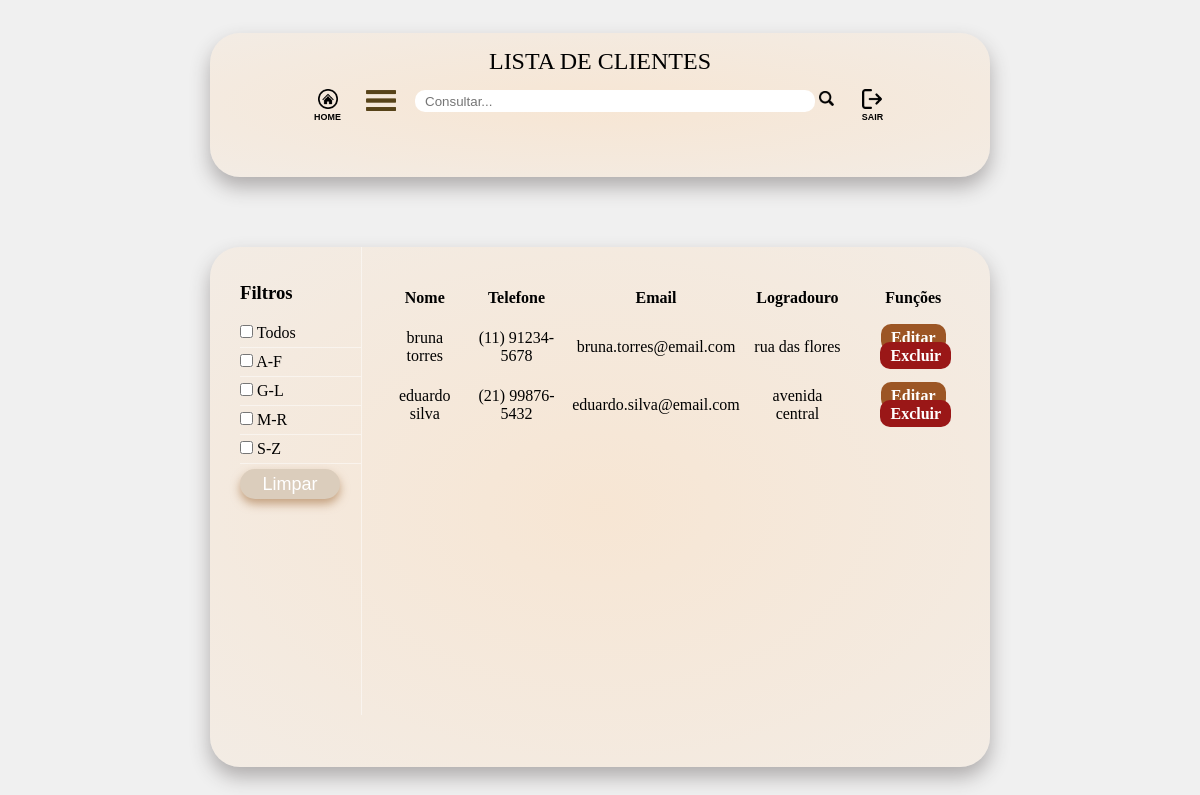
/listar_clientes.php, run on the app's committed database.
### tables this page shows
CREATE TABLE `clientes` (
  `id` int(11) NOT NULL,
  `nome` varchar(100) NOT NULL,
  `email` varchar(100) NOT NULL,
  `telefone` varchar(20) DEFAULT NULL,
  `logradouro` varchar(255) DEFAULT NULL,
  `numero` varchar(10) DEFAULT NULL,
  `complemento` varchar(100) DEFAULT NULL,
  `municipio` varchar(100) DEFAULT NULL,
  `uf` char(2) DEFAULT NULL,
  `cep` varchar(9) DEFAULT NULL
);

### listar_clientes.php (the view, shortened to what this page needs)
<?php
require_once('conexao.php');
$limite_por_pagina = 10;
$pagina_atual = isset($_GET['pagina']) ? (int)$_GET['pagina'] : 1;
$offset = ($pagina_atual - 1) * $limite_por_pagina;
$sql = "SELECT
            id,
            nome,
            telefone,
            email,
            logradouro,
            numero,
            complemento,
            municipio,
            uf,
            cep
        FROM
            clientes
        ORDER BY
            nome ASC
        LIMIT $limite_por_pagina OFFSET $offset";
$resultado = $conexao->query($sql);
?>
<!DOCTYPE html>
<html lang="pt-br">
<head>
    <link rel="stylesheet" href="CSS/nav_bar.css">
    <link rel="stylesheet" href="CSS/listar_clientes.css">
</head>
<body>
    <nav>
        <h1>LISTA DE CLIENTES</h1>
          <div class="menu">
            <button class="home"><a href="index.php"><img src="imagens/voltar.png"><h6>HOME</h6></a></button>
            <ul>
              <li class="menu-icon"><img src="imagens/332-3321096_mobile-menu-brown-menu-icon-png.png" alt="">
              </li>
          </ul>
            <button class="search"><input type="search" placeholder="Consultar..."> <img src="imagens/search-icon-png-21.png"></button>
            <button class="user"><a href="login.php"><img src="imagens/logout-icon-2048x2048-libuexip.png"><h6>SAIR</h6></a></button>
        </div>
    </nav>
    <div class="container">
        <div class="content">
            <aside class="filter-menu">
                <h3>Filtros</h3>
                <div class="filter-group">
                    <label><input type="checkbox" name="nome" value="todos"> Todos</label>
                    <label><input type="checkbox" name="nome" value="a-f"> A-F</label>
                    <label><input type="checkbox" name="nome" value="g-l"> G-L</label>
                    <label><input type="checkbox" name="nome" value="m-r"> M-R</label>
                    <label><input type="checkbox" name="nome" value="s-z"> S-Z</label>
                </div>
                <button onclick="cleanFilters()">Limpar</button>
            </aside>
            <div class="listagemDireita">
                <table class="tableProdutos">
                    <thead>
                        <tr>
                            <th scope="col">Nome</th>
                            <th scope="col">Telefone</th>
                            <th scope="col">Email</th>
                            <th scope="col">Logradouro</th>
                            <th scope="col">Funções</th>
                        </tr>
                    </thead>
                    <tbody>
                        <?php
                            if ($resultado->num_rows > 0) {
                                while($user_data = mysqli_fetch_assoc($resultado)){
                                    echo "<tr>";
                                    echo "<td>".htmlspecialchars($user_data['nome'])."</td>";
                                    echo "<td>".htmlspecialchars($user_data['telefone'])."</td>";
                                    echo "<td>".htmlspecialchars($user_data['email'])."</td>";
                                    echo "<td>".htmlspecialchars($user_data['logradouro'])."</td>";
                                    echo "<td>
                                    <a class='btnEditar' href='editar_clientes.php?id=".$user_data['id']."'>Editar</a>
                                    <a class='btnExcluir' href='excluir_clientes.php?id=".$user_data['id']."'>Excluir</a>
                                    </td>";
                                    echo "</tr>";
                                }
                            } else {
                                echo "<tr><td colspan='11'>Nenhum cliente encontrado.</td></tr>";
                            }
                        ?>
                    </tbody>
                </table>
            </div>
        </div>
        <div class="paginacao">
        </div>
    </div>
</body>
</html>

### CSS/nav_bar.css (style rules this page uses)
nav { display: flex; width: 65vw; height: 18vh; border-radius: 30px; box-shadow: 0 10px 20px #afacac; flex-direction: column; background-image: radial-gradient(#fcdebe91, #fcdebe3c); align-items: center; margin-bottom: 70px; }
nav h3, h1 { margin-top: 15px; font-weight: 50; }
button { background-color: transparent; }
.user, .home { margin-top: -5px; border: none; cursor: pointer; width: 40px; height: 40px; justify-content: center; align-items: center; display: flex; flex-direction: column; }
.user img, .home img { width: 20px; justify-content: center; }
.user a, .home a { color: #000000; text-decoration: none; font-weight: 100; }
.menu { margin-top: 15px; display: flex; height: 1vh; justify-content: space-between; list-style: none; width: 75%; }
.menu-icon { cursor: pointer; list-style: none; position: relative; width: 30px; }
.menu-icon img { width: 30px; }
.search img { justify-content: center; width: 15px; cursor: pointer; }
nav input { width: 400px; height: 22px; border: none; padding-left: 5px; border-radius: 10px; }
input::placeholder { padding-left: 5px; }
.search { border: none; }

### CSS/listar_clientes.css (style rules this page uses)
* { margin: 0; padding: 0; }
body { height: 100vh; display: flex; flex-direction: column; justify-content: center; align-items: center; background-color: #f0f0f0; }
.container { border-radius: 30px; box-shadow: 0 10px 20px #afacac; width: 65vw; height: 65vh; background-image: radial-gradient(#fcdebe91, #fcdebe3c); }
.content { height: 90%; display: flex; }
.filter-menu { margin-top: 15px; width: 150px; justify-content: center; align-items: center; padding-left: 30px; }
.filter-menu h2, .filter-menu h3 { margin-top: 20px; margin-bottom: 20px; }
.filter-group { justify-content: center; align-items: center; }
.filter-group label { display: block; border-bottom: 1px solid #ffffff82; margin-bottom: 5px; padding-bottom: 5px; font-size: medium; }
.filter-menu button { width: 100px; height: 30px; background-color: #DBCDBC;; border-radius: 15px; border: none; font-family: 'Franklin Gothic Medium', 'Arial Narrow', Arial, sans-serif; font-size: large; color: #ffffff; box-shadow: 0 5px 10px #a06a3890; cursor: pointer; }
.listagemDireita { border-left: 1px solid #ffffff82; width: 100%; height: 100%; align-items: center; justify-content: center; }
.tableProdutos { margin-top: 30px; align-items: center; justify-content: center; width: 95%; overflow: hidden;; margin-left: 20px; }
.tableProdutos th { font-weight: light; color: #000000; }
.tableProdutos th, .tableProdutos td { padding: 10px 5px; text-align: center; color: rgb(0, 0, 0); }
.btnEditar { text-decoration: none; color: #ffffff; background-color: #9c5625; border: none; padding: 5px 10px; border-radius: 10px; font-weight: bold; }
.btnExcluir { text-decoration: none; background-color: #9a1717; border: none; padding: 5px 10px; border-radius: 10px; font-weight: bold; color: #ffffff; cursor: pointer; margin-left: 5px; }

### listar_clientes.php (style rules this page uses)
.paginacao { display: flex; justify-content: center; margin-top: 20px; padding: 10px 0; }

### data on the page
clientes: nome "bruna torres", telefone "(11) 91234-5678", email "bruna.torres@email.com", logradouro "rua das flores"
clientes: nome "eduardo silva", telefone "(21) 99876-5432", email "eduardo.silva@email.com", logradouro "avenida central"
